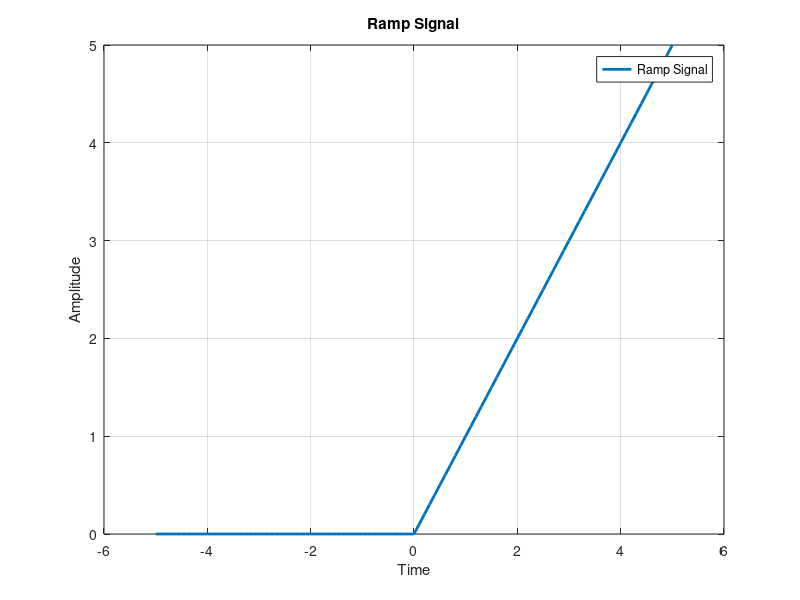

This figure's MATLAB source:
clc 
clear all
tmin = -5;
td =0.1;
tmax =5;
t=tmin:td:tmax;
x = (1 .* t>=0).* t;
plot(t,x, 'LineWidth', 2);
title('Ramp Signal');
xlabel('Time'); 
ylabel('Amplitude');
grid on;

legend('Ramp Signal');